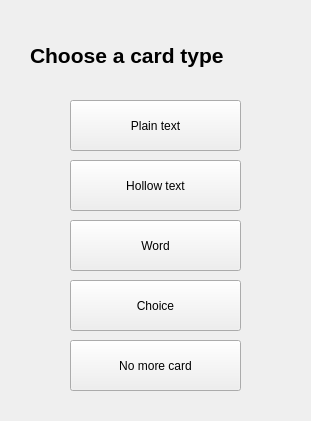
<?xml version="1.0" encoding="UTF-8"?>
<ui version="4.0">
 <class>AddCard</class>
 <widget class="QMainWindow" name="AddCard">
  <property name="geometry">
   <rect>
    <x>0</x>
    <y>0</y>
    <width>311</width>
    <height>421</height>
   </rect>
  </property>
  <property name="windowTitle">
   <string>AddCard</string>
  </property>
  <widget class="QWidget" name="centralwidget">
   <widget class="QPushButton" name="ButPlain">
    <property name="geometry">
     <rect>
      <x>70</x>
      <y>100</y>
      <width>171</width>
      <height>51</height>
     </rect>
    </property>
    <property name="styleSheet">
     <string notr="true">font: 20pt &quot;Times New Roman&quot;;</string>
    </property>
    <property name="text">
     <string>Plain text</string>
    </property>
   </widget>
   <widget class="QLabel" name="ButTitle">
    <property name="geometry">
     <rect>
      <x>30</x>
      <y>40</y>
      <width>231</width>
      <height>31</height>
     </rect>
    </property>
    <property name="text">
     <string>&lt;html&gt;&lt;head/&gt;&lt;body&gt;&lt;p&gt;&lt;span style=&quot; font-size:16pt; font-weight:600;&quot;&gt;Choose a card type&lt;/span&gt;&lt;/p&gt;&lt;/body&gt;&lt;/html&gt;</string>
    </property>
    <property name="textFormat">
     <enum>Qt::AutoText</enum>
    </property>
   </widget>
   <widget class="QPushButton" name="ButText">
    <property name="geometry">
     <rect>
      <x>70</x>
      <y>160</y>
      <width>171</width>
      <height>51</height>
     </rect>
    </property>
    <property name="text">
     <string>Hollow text</string>
    </property>
   </widget>
   <widget class="QPushButton" name="ButWord">
    <property name="geometry">
     <rect>
      <x>70</x>
      <y>220</y>
      <width>171</width>
      <height>51</height>
     </rect>
    </property>
    <property name="text">
     <string>Word</string>
    </property>
   </widget>
   <widget class="QPushButton" name="ButChoices">
    <property name="geometry">
     <rect>
      <x>70</x>
      <y>280</y>
      <width>171</width>
      <height>51</height>
     </rect>
    </property>
    <property name="text">
     <string>Choice</string>
    </property>
   </widget>
   <widget class="QPushButton" name="ButEnd">
    <property name="geometry">
     <rect>
      <x>70</x>
      <y>340</y>
      <width>171</width>
      <height>51</height>
     </rect>
    </property>
    <property name="text">
     <string>No more card</string>
    </property>
   </widget>
  </widget>
 </widget>
 <resources/>
 <connections/>
</ui>
